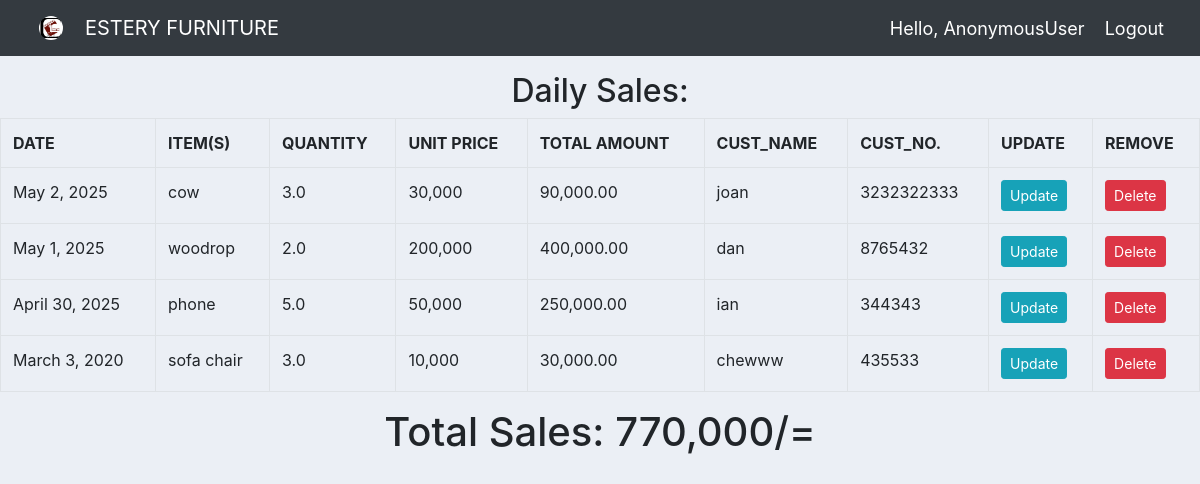
The app's page /total_sales/ with its own data.
### estery_app/models.py (models this page shows)
class Sales(models.Model):
    date = models.DateField()
    item = models.CharField(max_length=255)
    quantity = models.DecimalField(max_digits=10, decimal_places=1)
    amount = models.DecimalField(max_digits=10, decimal_places=2)
    cust_name = models.CharField(max_length=255)
    cust_number = models.IntegerField()
    image = models.ImageField(upload_to='images/')
    def item_total(self):
        return self.quantity * self.amount

### estery_app/views.py (the view)
# urls.py: path('total_sales/', views.total_sales, name='total_sales'),
def total_sales(request):
    queryset = Sales.objects.all()
    total_amount = Sales.objects.annotate(calculated_value=F('amount') * F('quantity')).aggregate(total=Sum('calculated_value'))['total']
    daily_sales = Sales.objects.all().order_by('-date')
    return render(request, 'total_sales.html', {'total_amount': total_amount, 'daily_sales': daily_sales})

### estery_app/templates/total_sales.html (shortened to what this page needs)
{% extends 'main.html' %}
{% load crispy_forms_tags %}
{% load static %}
{% load humanize %}
{% block content %}
<br>
<h2 align="center">Daily Sales:</h2>
<table class="table table-bordered border-primary table-hover">
                <th>DATE</th>
                <th>ITEM(S)</th>
                <th>QUANTITY</th>
                <th>UNIT PRICE</th>
                <th>TOTAL AMOUNT</th>
                <th>CUST_NAME</th>
                <th>CUST_NO.</th>
                <th>UPDATE</th>
                <th>REMOVE</th>
            {% for x in daily_sales %}
            <tr>
                <td>{{ x.date }}</td>
                <td>{{ x.item }}</td>
                <td>{{ x.quantity }}</td>
                <td>{{ x.amount|floatformat|intcomma }}</td>
                <td>{{ x.item_total|floatformat:2|intcomma}}</td>
                <td>{{ x.cust_name }}</td>
                <td>{{ x.cust_number}}</td>
                <td><a class="btn btn-sm btn-info" href="{% url 'update_purchase' x.id  %}">Update</a></td>
                <td><a class="btn btn-sm btn-danger" href="{% url 'delete_purchase' x.id  %}">Delete</a></td>
            </tr>
            {% endfor %}
        </table>
<h1 align="center">Total Sales: {{ total_amount|floatformat|intcomma }}/=</h1>
{% endblock content %}

### estery_app/static/css/main.css (style rules this page uses)
body { background-color: #ebeff5; }

### records on screen
Sales: date "May 2, 2025", item "cow", quantity "3.0", amount "30,000", item_total "90,000.00", cust_name "joan", cust_number "3232322333"
Sales: date "May 1, 2025", item "woodrop", quantity "2.0", amount "200,000", item_total "400,000.00", cust_name "dan", cust_number "8765432"
Sales: date "April 30, 2025", item "phone", quantity "5.0", amount "50,000", item_total "250,000.00", cust_name "ian", cust_number "344343"
Sales: date "March 3, 2020", item "sofa chair", quantity "3.0", amount "10,000", item_total "30,000.00", cust_name "chewww", cust_number "435533"

### other values on screen
{{ request.user }} "AnonymousUser"
{{ total_amount|floatformat|intcomma }} "770,000"
